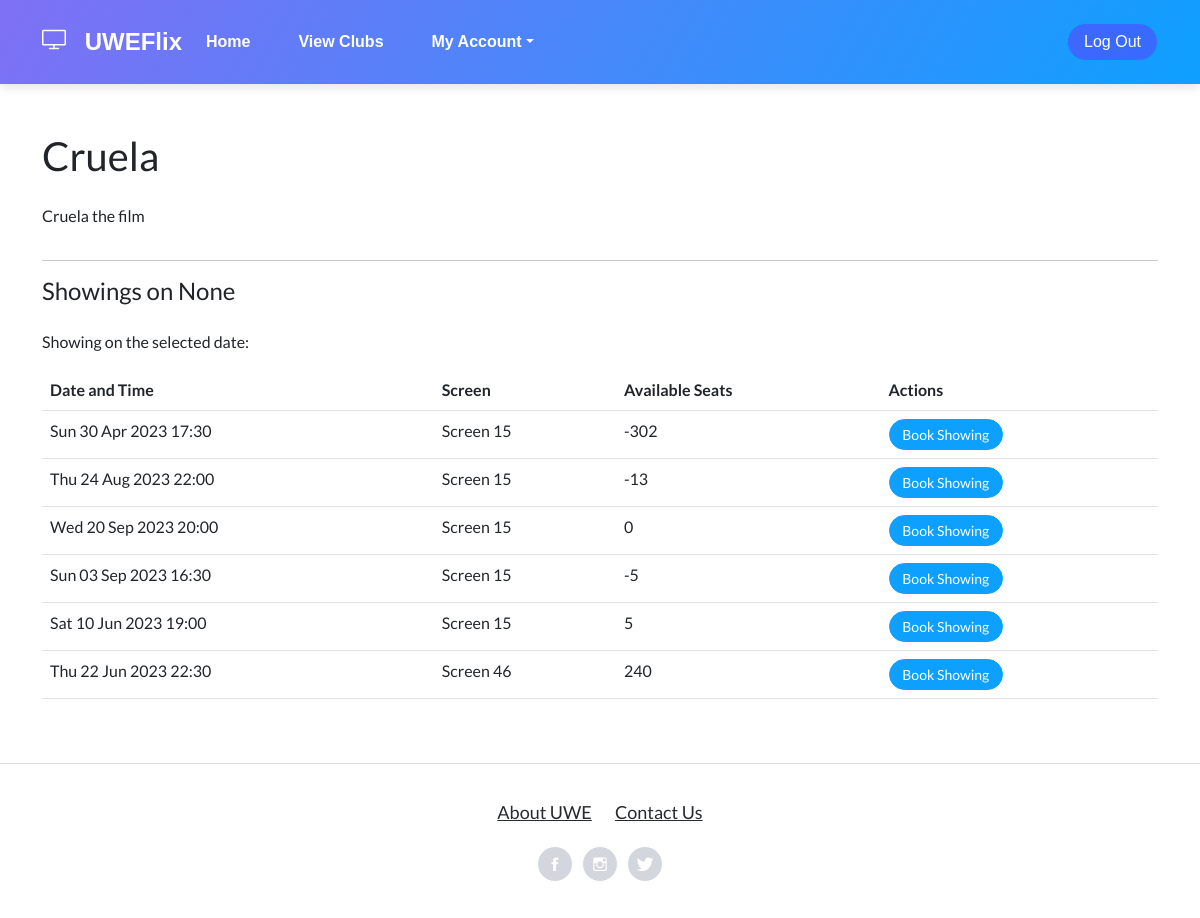
The page /index/film/1/?date=None on the database its author committed.
### CinManager/models.py (models this page shows)
class Film(models.Model):
    id = models.AutoField(primary_key=True)
    title = models.CharField(max_length=100)
    age_rating = models.PositiveSmallIntegerField()
    duration = models.PositiveIntegerField()
    trailer_description = models.TextField()
    imageurl = models.CharField(max_length=1000)

class Showing(models.Model):
    id = models.AutoField(primary_key=True)
    film = models.ForeignKey(Film, on_delete=models.DO_NOTHING)
    screen = models.ForeignKey(Screen, on_delete=models.DO_NOTHING)
    date = models.DateTimeField()
    bookedseats = models.IntegerField(default=0)

class Screen(models.Model):
    id = models.AutoField(primary_key=True)
    number = models.PositiveIntegerField()
    capacity = models.PositiveIntegerField(validators=[MaxValueValidator(300)])

### Index/views.py (the view)
# urls.py: path('film/<int:film_id>/', views.film_detail_view, name='film_detail'),
def film_detail_view(request, film_id):
    userpermissions = check_permissions(request)
    film = get_object_or_404(Film, id=film_id)
    if userpermissions == 2:
        club_rep = ClubRep.objects.get(user=request.user)
        club_id = club_rep.club.id
    else:
        club_id = 0
    selected_date = request.GET.get('date')
    print("SELECTED DATE:" , selected_date)
    if selected_date:
        try:
            selected_date = datetime.strptime(selected_date, '%Y-%m-%d').date()
            showings = Showing.objects.filter(film=film, date__date=selected_date)
            if not showings:
                messages.warning(request, "Sorry, there are no showings for this film on the selected date.")
        except ValueError:
            messages.error(request, "Invalid date format.")
            showings = Showing.objects.filter(film=film)
    else:
        showings = Showing.objects.filter(film=film)
    for showing in showings:
        showing.available_seats = showing.screen.capacity - showing.bookedseats if showing.bookedseats else showing.screen.capacity
    return render(request, 'UWEFlix/filmdetail.html', {'film': film, 'showings': showings, 'userpermissions': userpermissions, 'selected_date': selected_date, 'club_id': club_id})

### Index/views.py (called while the page is built)
def check_permissions(request):
    if request.user.is_authenticated:
        if request.user.groups.filter(name='Cinema Managers').exists():
            userpermission = 1
        elif request.user.groups.filter(name='Club Representatives').exists():
            userpermission = 2
        elif request.user.groups.filter(name='Account Managers').exists():
            userpermission = 3
        elif request.user.groups.filter(name='Guest').exists():
            userpermission = 4
        else:
            userpermission = 0
    else:
        return redirect('Login')
    return userpermission

### web_project/templates/UWEFlix/filmdetail.html (shortened to what this page needs)
{% extends "UWEFlix/layout.html" %}
{% load static %}
{% block content %}
<div class="container my-5">
    <div class="row">
        <div class="col-md-8">
            <h1 class="mb-4">{{ film.title }}</h1>
            <p>{{ film.trailer_description }}</p>
        </div>
    </div>
    <hr>
    <div class="row">
        <div class="col-md-12">
            <h4 class="mb-4">Showings{% if selected_date %} on {{ selected_date }}{% endif %}</h4>
            {% if selected_date %}
            {% if showings %}
            <p>Showing on the selected date:</p>
            {% else %}
            <p>Sorry, there are no showings on the selected date.</p>
            {% endif %}
            {% endif %}
            {% if showings %}
            <table class="table">
                <thead>
                    <tr>
                        <th>Date and Time</th>
                        <th>Screen</th>
                        <th>Available Seats</th>
                        <th>Actions</th>
                    </tr>
                </thead>
                <tbody>
                    {% for showing in showings %}
                    <tr>
                        <td>{{ showing.date|date:'D d M Y H:i' }}</td>
                        <td>Screen {{ showing.screen.number }}</td>
                        <td>{{ showing.available_seats }}</td>
                        <td>
                            {% if showing.available_seats > 0 %}
                            <form method="post" action="{% url 'add_to_cart' showing_id=showing.id %}">
                                <button type="submit" class="btn btn-primary btn-sm">Book Showing</button>
                            </form>
                            {% else %}
                            <button type="button" class="btn btn-primary btn-sm" data-bs-toggle="modal"
                                data-bs-target="#no-seats-modal">
                                Book Showing
                            </button>
                            {% endif %}
                        </td>
                    </tr>
                    {% endfor %}
                </tbody>
            </table>
            {% endif %}
        </div>
    </div>
</div>
{% endblock %}

### rows shown on the page
Film: title "Cruela", trailer_description "Cruela the film"
Showing: date "Sun 30 Apr 2023 17:30", screen.number "15", available_seats "-302", shows "Book Showing"
Showing: date "Thu 24 Aug 2023 22:00", screen.number "15", available_seats "-13", shows "Book Showing"
Showing: date "Wed 20 Sep 2023 20:00", screen.number "15", available_seats "0", shows "Book Showing"
Showing: date "Sun 03 Sep 2023 16:30", screen.number "15", available_seats "-5", shows "Book Showing"
Showing: date "Sat 10 Jun 2023 19:00", screen.number "15", available_seats "5", shows "Book Showing"
Showing: date "Thu 22 Jun 2023 22:30", screen.number "46", available_seats "240", shows "Book Showing"

### other values the page prints
{{ selected_date }} "None"
